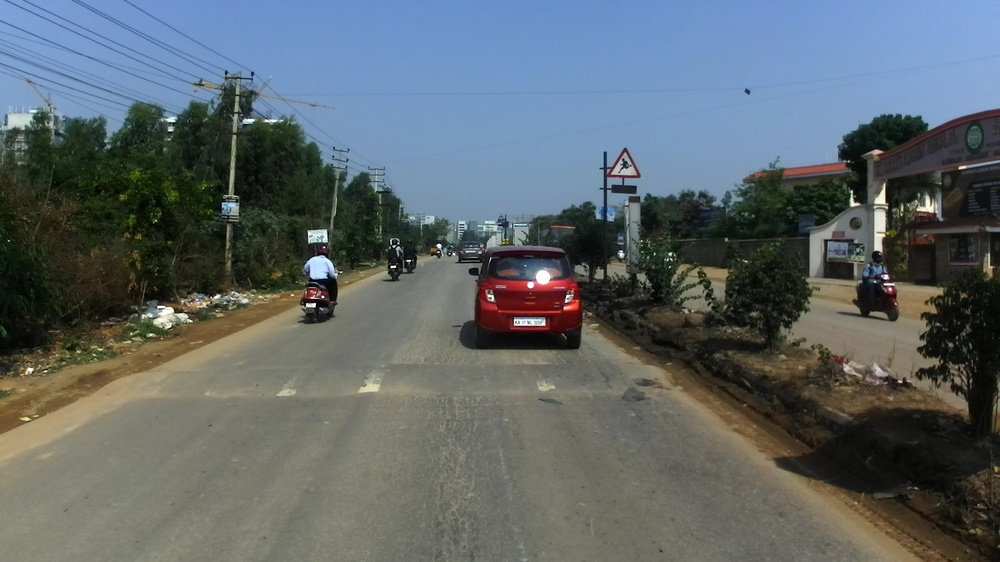
#> input picture Color Extraction/Code/Shape Filtering/image.jpg, 1000 x 562 px, shrunk from 1920 x 1080 before the run
$ python match_template.py
#> lines starting #> are read from the running program, lines starting #| are printed output that depends on the picture; after the words box and inside, x2 and y2 are one past the last pixel; in counts of white or black regions, pixels touching at a corner belong together
### Color Extraction/Code/Shape Filtering/ImagePreprocess.py
import cv2
import numpy as np
class ImagePreprocess:
    def __init__(self,file_name):
#> called with file_name = 'image.jpg'
        self.img=cv2.imread(file_name)   # Read Image File
#> self.img is the input picture: shape (562, 1000, 3); mean B, G, R 105.5, 102.3, 93.6

    def deblur(self):
        temp_img=cv2.cvtColor(self.img,cv2.COLOR_BGR2YCrCb) # RGB to YCrCb
#> temp_img: shape (562, 1000, 3); mean of channels 0, 1, 2 100.1, 123.4, 131.1
        temp_img = cv2.medianBlur(temp_img, 5)    # Median Filtering
#> temp_img: shape (562, 1000, 3); mean of channels 0, 1, 2 99.8, 123.4, 131.1
        Y,Cr,Cb = cv2.split(temp_img) # Channel Splitting

        # Histogram Equalization of each channel
        output_Y = cv2.equalizeHist(Y)  # Luma Channel
        output_Cr = cv2.equalizeHist(Cr)  # Red Chroma Channel
        output_Cb = cv2.equalizeHist(Cb)  # Blue Chroma Channel

        temp_img = cv2.merge((output_Y, output_Cr, output_Cb))   # Merge channels
#> temp_img: shape (562, 1000, 3); mean of channels 0, 1, 2 128.8, 134.7, 132.6
        temp_img=cv2.cvtColor(temp_img,cv2.COLOR_YCrCb2BGR) #   YCrCb to RGB
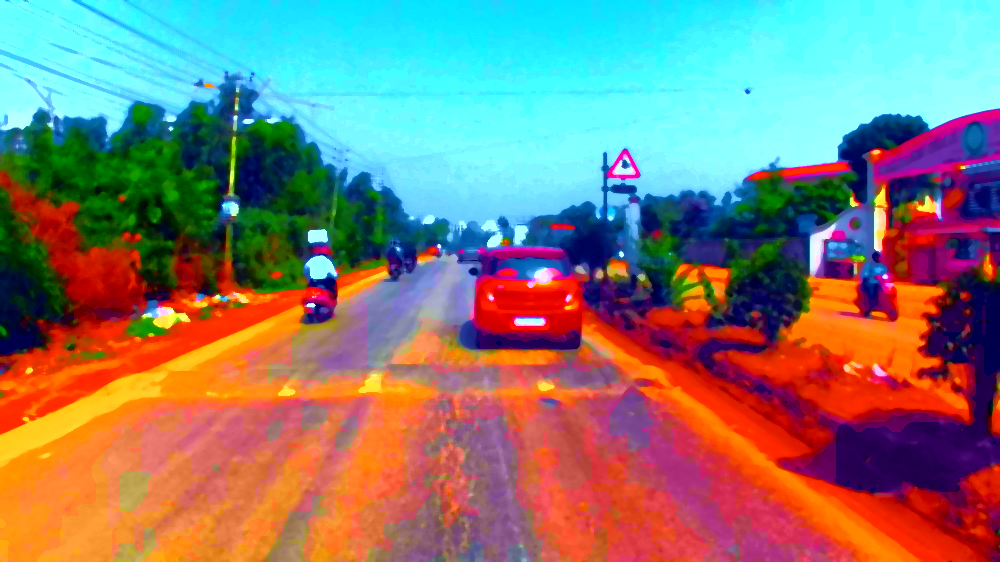
#> temp_img: shape (562, 1000, 3); mean B, G, R 115.3, 123, 133.5
        return temp_img

### Color Extraction/Code/Shape Filtering/match_template.py
from ImagePreprocess import ImagePreprocess
import cv2
import numpy as np
img=ImagePreprocess('image.jpg')
temp_img=img.deblur()
Y,Cr,Cb = cv2.split(temp_img) # Channel Splitting
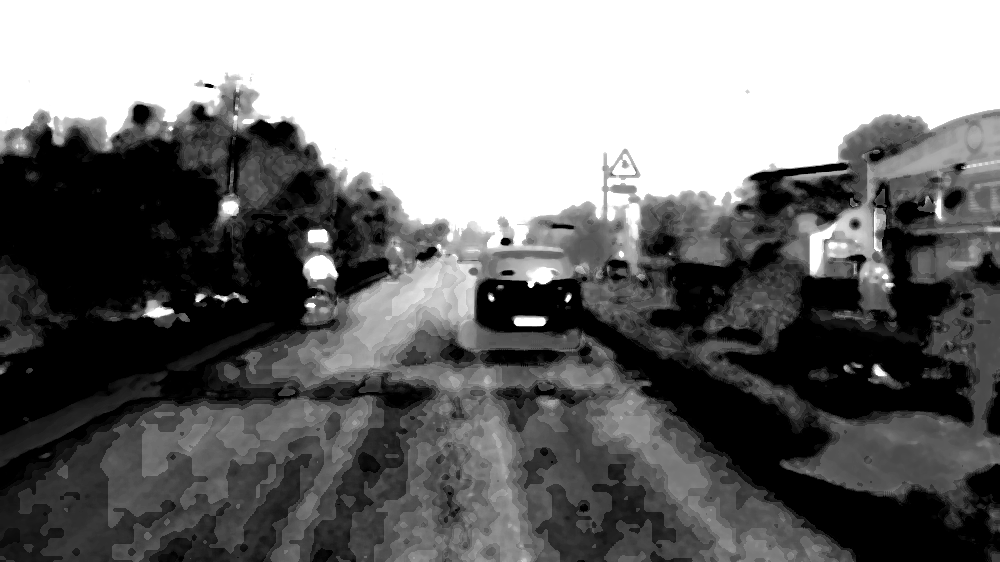
#> Y: shape (562, 1000); min 0, max 255, mean 115.3
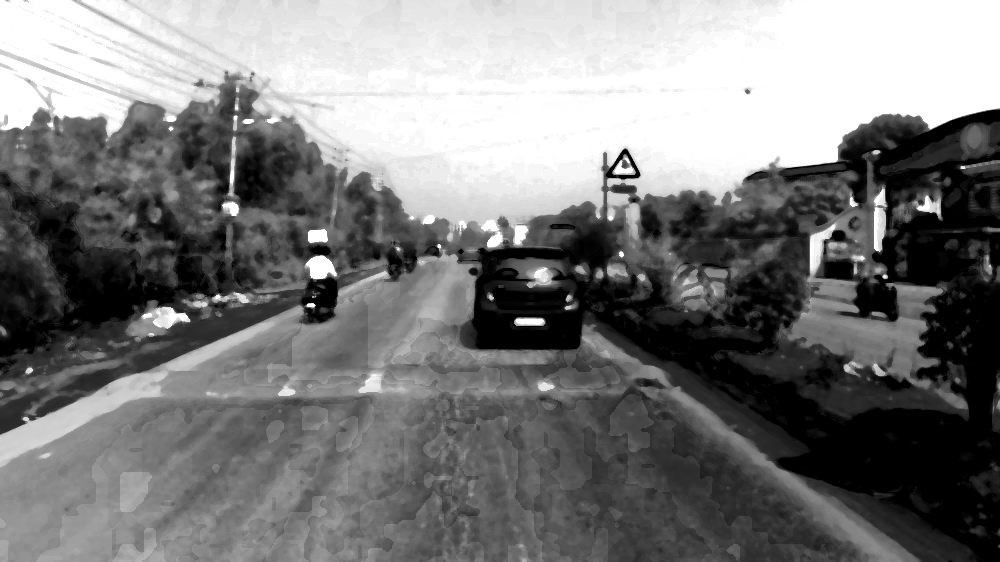
#> Cr: shape (562, 1000); min 0, max 255, mean 123
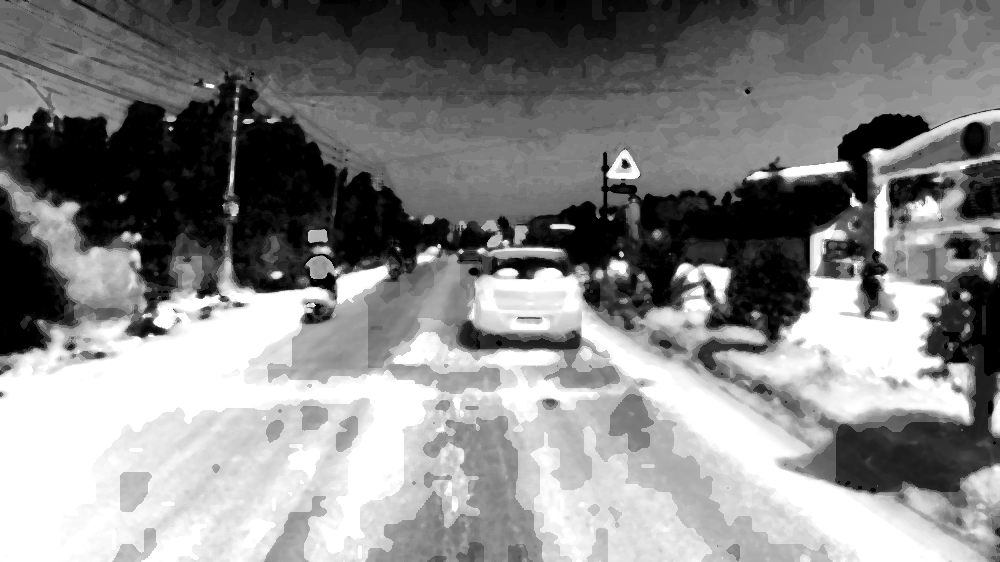
#> Cb: shape (562, 1000); min 0, max 255, mean 133.5
ret, thresh2 = cv2.threshold(Cr, 80, 255, cv2.THRESH_BINARY_INV)
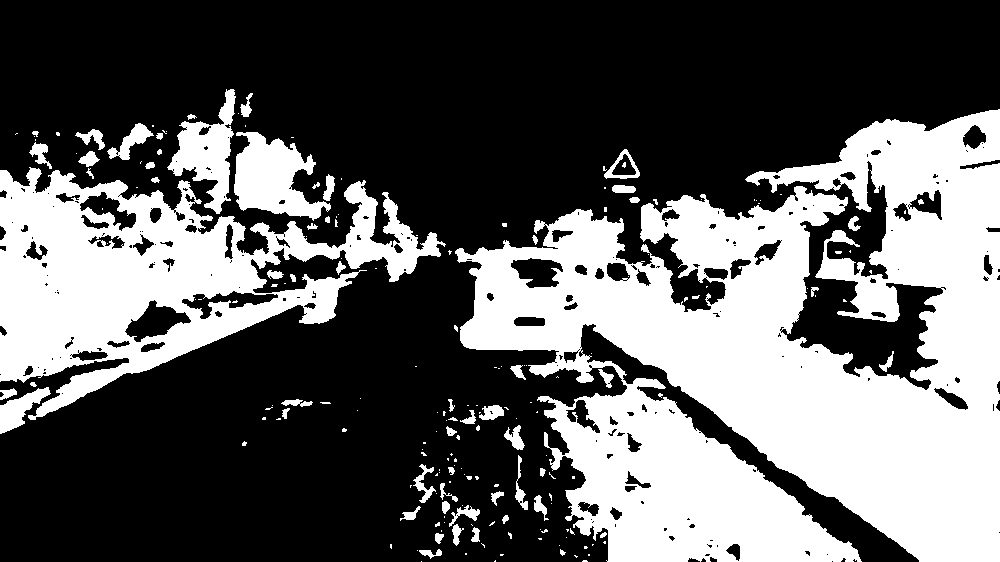
#> thresh2: shape (562, 1000); 37.2% white; 197 white regions (135 under 20 px), largest, box (x1, y1, x2, y2) and area: (455, 109, 1000, 562) 145491, (0, 167, 446, 420) 46836, (234, 132, 331, 221) 4913
template=cv2.imread('temp.jpg')
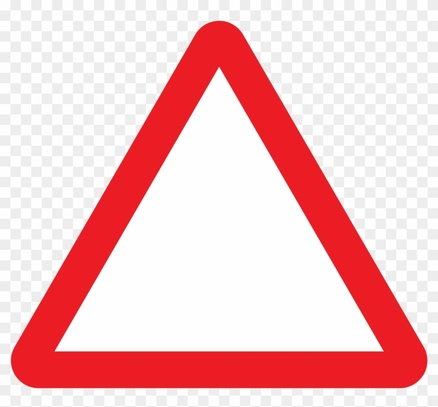
#> input picture Color Extraction/Code/Shape Filtering/temp.jpg, 438 x 407 px, shrunk from 840 x 782 before the run
#> template is the input picture: shape (407, 438, 3); mean B, G, R 198.6, 196.8, 244.8
template=cv2.cvtColor(template,cv2.COLOR_BGR2GRAY)
#> template: shape (407, 438)
res = cv2.matchTemplate(thresh2,template,cv2.TM_CCOEFF_NORMED)
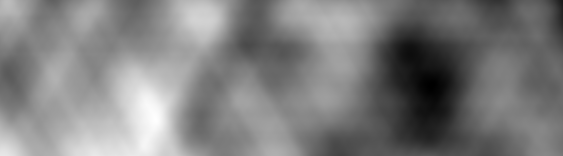
#> res: shape (156, 563) float32; min -0.14, max 0.125, mean -0.00826; drawn with min black and max white
threshold = 0.5
loc = np.where( res >= threshold)
#> loc = (empty array, empty array)
for pt in zip(*loc[::-1]):
    cv2.rectangle(thresh2, pt, (pt[0] + w, pt[1] + h), (0,0,255), 2)
#> this loop made 0 passes
cv2.imshow('Image',template)
cv2.waitKey(0)
cv2.destroyAllWindows()
